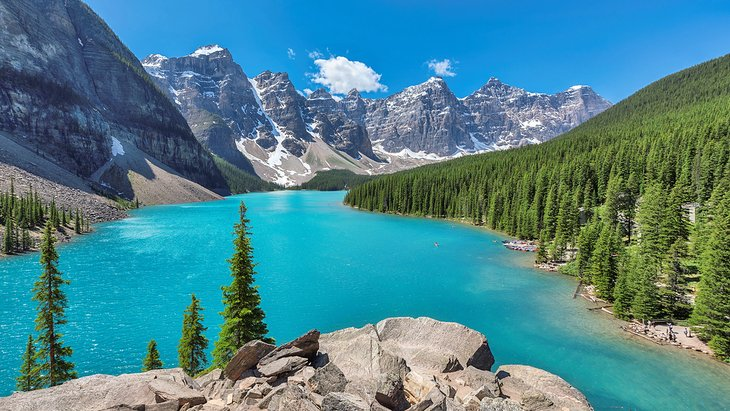
#> input picture image_dataset/canada-best-lakes-moraine-lake.jpg, 730 x 411 px
$ python img_filter_ga.py
#> lines starting #> are read from the running program, lines starting #| are printed output that depends on the picture; long printed decimals are rounded
'''
Load image
Convert into vector

Transform image into grayscale
Convert image to vector

create NN with weights (more info below )

Let the GA choose the weights
 - fitness function: Min distance of Individual to grayscale vector

Objective is create a NN that adds grayscale filter.
'''


from PIL import Image
import numpy as np
import random


def img2flat_arr(image_jpg):
    global shape,flat_arr
    arr = np.array(original_image)
    shape = arr.shape
    flat_arr = arr.ravel()
    return flat_arr


# [14 lines left out: functions flat_arr2img, save_list, not called in this run]

class img():
    def __init__(self, image):
        global shape,original_flat_arr,gray_scale_flat_arr
        #original
        self.original = image
        original_flat_arr = img2flat_arr(image) #initial image
        self.original_flat_arr = original_flat_arr
        self.shape = shape
        #gray scale
        self.gray_scale = image.convert('LA')
        gray_scale_flat_arr = img2flat_arr( self.gray_scale) #target
        self.gray_scale_flat_arr = gray_scale_flat_arr
    def save_original_img(self):
        self.original.save('image_dataset/original_img.png')
    def show_original_img(self):
        self.original.show()
    #GRAY SCALE
    def save_gray_scale_img(self):
        self.gray_scale.save('image_dataset/gray_scale_img.png')
    def show_gray_scale_img(self):
        self.gray_scale.show()

class individual():
    def __init__(self):
        global shape,original_flat_arr,gray_scale_flat_arr
        self.shape = shape
        self.origin = original_flat_arr #origin = original from class img
        self.target_arr = gray_scale_flat_arr # target = gray_scale from class img
        self.len_flat_arr = len(self.origin)
        # self.w1, self.w2, self.w3=np.arange(0,1,0.0001),np.arange(0,1,0.0001),np.arange(0,1,0.0001)
        self.w1, self.w2, self.w3=random.uniform(0, 1),random.uniform(0, 1),random.uniform(0, 1)
        self.index_w1 = np.random.randint(2, size=len(self.origin))
        self.index_w2 = np.random.randint(2, size=len(self.origin))
        self.index_w3 = np.random.randint(2, size=len(self.origin))
        self.individual_output_img()
        self.fitness_score()
        self.individual_flat_arr2img()
    def individual_output_img(self):
        individual_flat_arr_img = self.w1*self.origin[self.index_w1]+self.w2*self.origin[self.index_w2]+self.w3*self.origin[self.index_w3]
        self.individual_flat_arr_img = individual_flat_arr_img
        return self.individual_flat_arr_img
    def fitness_score(self):
        # self.fitness = self.individual_flat_arr_img -self.target_arr #vector
        # self.fitness = distance.euclidean(ind1.individual_flat_arr_img,ind1.target_arr)
        self.fitness =  np.linalg.norm(self.individual_flat_arr_img -self.target_arr)
        return self.fitness
    def individual_flat_arr2img(self):
        '''
        Returning back to image from flat array and shape
        '''
        output_arr = np.asarray(self.individual_flat_arr_img).reshape(self.shape)
        # output_individual_image = Image.fromarray(output_arr)
        output_individual_image = Image.fromarray((output_arr * 255).astype(np.uint8))
        self.output_individual_image = output_individual_image
        return self.output_individual_image
    def save_ind_output_img(self):
        self.output_individual_image.save('image_dataset/individual_image.png')
    def show_ind_output_img(self):
        self.output_individual_image.show()
    # [15 lines left out: function save_weights_and_indexes, not called in this run]


#loading Images
original_image = Image.open('image_dataset/canada-best-lakes-moraine-lake.jpg')
#> original_image is the input picture: PIL image 730x411 RGB; mean R, G, B 75.4, 132.4, 142.3

# [11 lines of commented-out code are left out]
def mutate(individual):
    print('NOT MUTATED Index: ',len(individual.index_w1),len(individual.index_w2),len(individual.index_w3))
    population = []
    prob1 = random.uniform(0, 1)
    if prob1>0.6:
        if  individual.w1<=0.9995:
            # individual.mutated_w1 = individual.w1[index]+0.0005
            w1_mutated = individual.w1+0.0005
        else:
            # individual.mutated_w1 = individual.w1[index]-0.0005
            w1_mutated = individual.w1-0.0005
    else:
        w1_mutated = individual.w1
    prob2 = random.uniform(0, 1)
    if prob2>0.6:
        if  individual.w2<=0.9995:
            # individual.mutated_w1 = individual.w1[index]+0.0005
            w2_mutated = individual.w2+0.0005
        else:
            # individual.mutated_w1 = individual.w1[index]-0.0005
            w2_mutated = individual.w2-0.0005
    else:
        w2_mutated = individual.w2
    prob3 = random.uniform(0, 1)
    if prob3>0.6:
        if  individual.w3<=0.9995:
            # individual.mutated_w1 = individual.w1[index]+0.0005
            w3_mutated = individual.w3+0.0005
        else:
            # individual.mutated_w1 = individual.w1[index]-0.0005
            w3_mutated = individual.w3-0.0005
    else:
        w3_mutated = individual.w3
    iw1_list = []
    for index_weight in individual.index_w1:
        prob = random.uniform(0, 1)
        if prob>0.6:
            if index_weight==0:
                iw1_list.append(1)
            else:
                iw1_list.append(0)
        else:
            iw1_list.append(index_weight)
    iw2_list = []
    for index_weight in individual.index_w2:
        prob = random.uniform(0, 1)
        if prob>0.6:
            if index_weight==0:
                iw2_list.append(1)
            else:
                iw2_list.append(0)
        else:
            iw2_list.append(index_weight)
    iw3_list = []
    for index_weight in individual.index_w3:
        prob = random.uniform(0, 1)
        if prob>0.6:
            if index_weight==0:
                iw3_list.append(1)
            else:
                iw3_list.append(0)
        else:
            iw3_list.append(index_weight)
    # print(w1_mutated,w2_mutated,w3_mutated,iw1_list,iw2_list,iw3_list)
    print('MUTATED Index: ',len(iw1_list),len(iw2_list),len(iw3_list))
    new_ind = new_individual(w1=w1_mutated,w2=w2_mutated,w3=w3_mutated,index_w1=iw1_list,index_w2=iw2_list,index_w3=iw3_list)
    population.append(new_ind)
    return population


class new_individual():
    def __init__(self,w1,w2,w3,index_w1,index_w2,index_w3):
        global shape,original_flat_arr,gray_scale_flat_arr
        self.shape = shape
        self.origin = original_flat_arr #origin = original from class img
        # print('original_flat_arr: ',original_flat_arr)
        self.target_arr = gray_scale_flat_arr # target = gray_scale from class img
        self.len_flat_arr = len(self.origin)
        self.w1, self.w2, self.w3=w1,w2,w3
        self.index_w1,self.index_w2,self.index_w3 = index_w1,index_w2,index_w3
        print('new_individual: ',len(index_w1),len(index_w2),len(index_w3))
        # print( index_w1,index_w2,index_w3)
        self.individual_output_img()
        self.fitness_score()
        self.individual_flat_arr2img()
    def individual_output_img(self):
        individual_flat_arr_img = self.w1*self.origin[self.index_w1]+self.w2*self.origin[self.index_w2]+self.w3*self.origin[self.index_w3]
        # print('individual_flat_arr_img: ',individual_flat_arr_img)
        self.individual_flat_arr_img = individual_flat_arr_img
        return self.individual_flat_arr_img
    def fitness_score(self):
        # self.fitness = self.individual_flat_arr_img -self.target_arr #vector
        # self.fitness = distance.euclidean(ind1.individual_flat_arr_img,ind1.target_arr)
        self.fitness =  np.linalg.norm(self.individual_flat_arr_img -self.target_arr)
        print(self.fitness)
        return self.fitness
    def individual_flat_arr2img(self):
        '''
        Returning back to image from flat array and shape
        '''
        print('shape: ',shape)
        output_arr = np.asarray(self.individual_flat_arr_img).reshape(self.shape)
        # print('output_arr: ',output_arr)
        # output_individual_image = Image.fromarray(output_arr)
        output_individual_image = Image.fromarray((output_arr * 255).astype(np.uint8))
        # print('output_individual_image: ', output_individual_image)
        self.output_individual_image = output_individual_image
        return self.output_individual_image
    def save_ind_output_img(self):
        self.output_individual_image.save('image_dataset/individual_image.png')
    def show_ind_output_img(self):
        self.output_individual_image.show()
    # [15 lines left out: function save_weights_and_indexes, not called in this run]


# #cross-over

# #Tests for img class
# img = img(original_image)
# img.show_original_img()
# img.show_gray_scale_img()
# img.original
# img.original_flat_arr
# img.gray_scale
# img.gray_scale_flat_arr
# img.shape

# #tests for individual class
# ind1 = individual()
# ind1.individual_output_img()
# ind1.fitness_score()
# ind1.individual_flat_arr2img()
# ind1.individual_output_img()
# ind1.show_ind_output_img
# np.linalg.norm(ind1.individual_flat_arr_img -ind1.target_arr)
# from scipy.spatial import distance
# distance.euclidean(ind1.individual_flat_arr_img,ind1.target_arr)

# print(len(ind1.index_w1))
# print(len(ind1.w1))

img = img(original_image)
#> in __init__, `self.gray_scale = image.convert('LA')`:
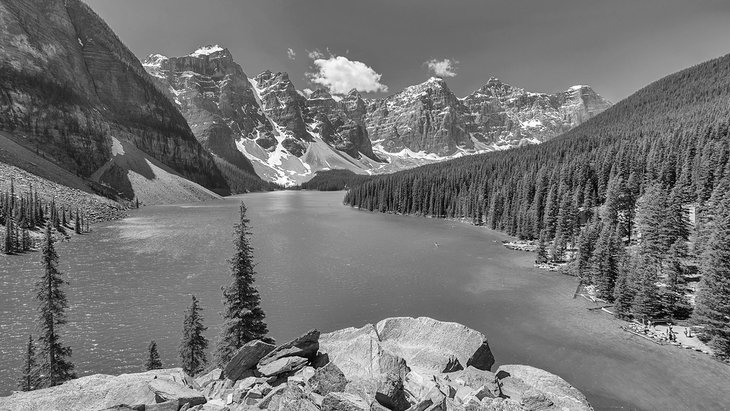
#> self.gray_scale: PIL image 730x411 LA; mean R, G, B, A 116.5, 116.5, 116.5, 255
ind_test = individual()
#> in __init__, `self.len_flat_arr = len(self.origin)`: self.len_flat_arr = 900090
#> in fitness_score, `self.fitness =  np.linalg.norm(self.individual_flat_arr_img -self.targ..`: self.fitness = 70858.7
#> in individual_flat_arr2img, `output_arr = np.asarray(self.individual_flat_arr_img).reshape(self.sha..`:
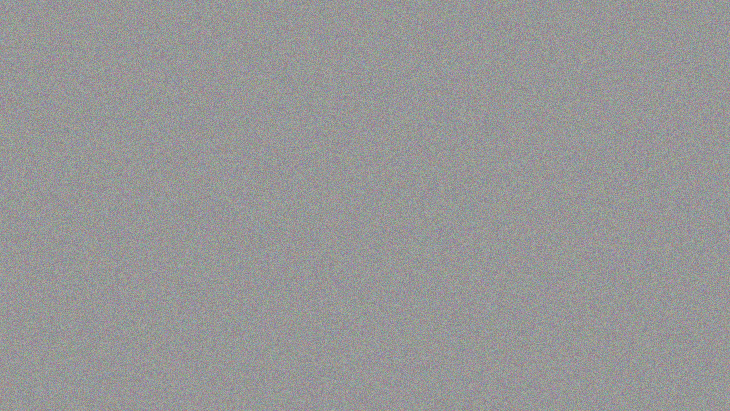
#> output_arr: shape (411, 730, 3) float64; mean of channels 0, 1, 2 151.7, 151.7, 151.7; drawn as R, G, B
#> in individual_flat_arr2img, `output_individual_image = Image.fromarray((output_arr * 255).astype(np..`:
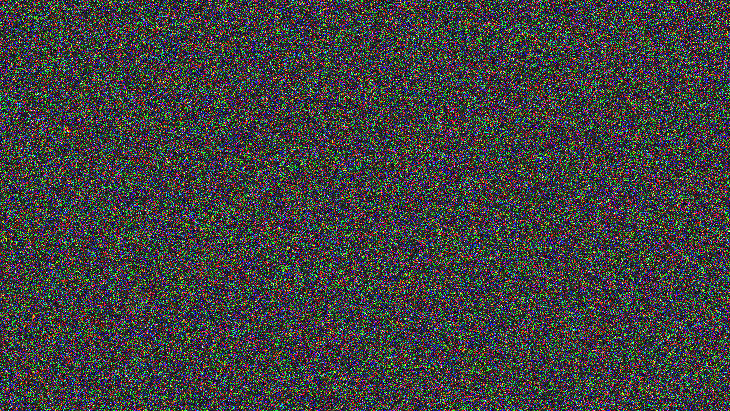
#> output_individual_image: PIL image 730x411 RGB; mean R, G, B 64.5, 64.6, 64.6
# np.linalg.norm(ind_test.individual_flat_arr_img -ind_test.target_arr)
w1,w2,w3 = ind_test.w1, ind_test.w2, ind_test.w3
index_w1,index_w2,index_w3 = ind_test.index_w1,ind_test.index_w2,ind_test.index_w3
n_ind_set_param = new_individual(w1,w2,w3,index_w1,index_w2,index_w3)
#| new_individual:  900090 900090 900090
#| 70858.692
#| shape:  (411, 730, 3)
new_population = mutate(n_ind_set_param)
#| NOT MUTATED Index:  900090 900090 900090
#> the loop in mutate, `for index_weight in individual.index_w1:` made 900090 passes
#> (index_weight, prob) on passes 3 to 5: (1, 0.477), (0, 0.583), (1, 0.908)
#> after the loop in mutate, `for index_weight in individual.index_w1:`: iw1_list = 900090 items
#> the loop in mutate, `for index_weight in individual.index_w2:` made 900090 passes
#> (index_weight, prob) on passes 2 to 4: (0, 0.875), (1, 0.549), (0, 0.766)
#> the loop in mutate, `for index_weight in individual.index_w3:` made 900090 passes
#> (index_weight, prob) on passes 3 to 5: (1, 0.997), (0, 0.452), (0, 0.917)
#| MUTATED Index:  900090 900090 900090
#| new_individual:  900090 900090 900090
#| 70855.765
#| shape:  (411, 730, 3)
#> in individual_flat_arr2img (call 2), `output_arr = np.asarray(self.individual_flat_arr_img).reshape(self.sha..`:
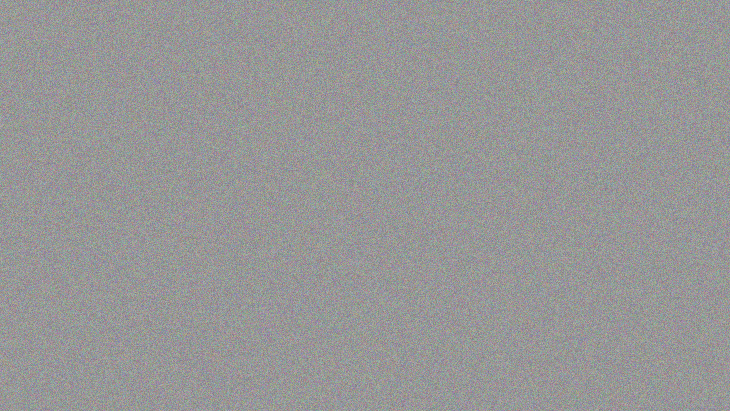
#> output_arr: shape (411, 730, 3) float64; mean of channels 0, 1, 2 151.7, 151.7, 151.7; drawn as R, G, B
#> in individual_flat_arr2img (call 2), `output_individual_image = Image.fromarray((output_arr * 255).astype(np..`:
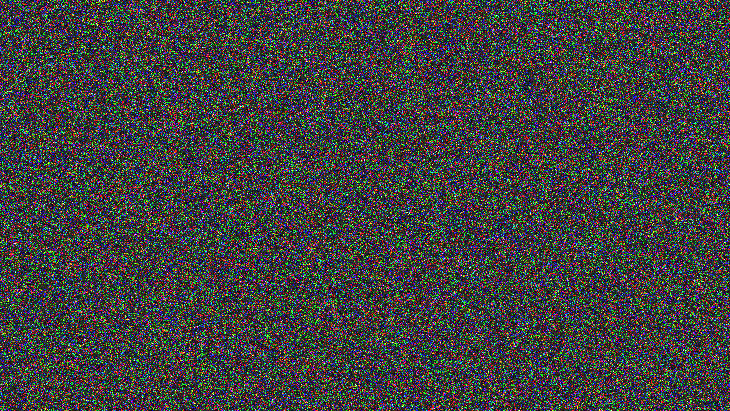
#> output_individual_image: PIL image 730x411 RGB; mean R, G, B 64.4, 64.6, 64.3
#> new_population = 1 item


n_ind_set_param.index_w2
len(n_ind_set_param.index_w2)
for ind in n_ind_set_param.index_w2:
    print(ind)
    break
#> this loop made 1 pass
#| 0
new_population = mutate(ind_test)
#| NOT MUTATED Index:  900090 900090 900090
#> the loop in mutate (call 2), `for index_weight in individual.index_w1:` made 900090 passes
#> (index_weight, prob) on passes 3 to 5: (1, 0.715), (0, 0.817), (1, 0.461)
#> the loop in mutate (call 2), `for index_weight in individual.index_w2:` made 900090 passes
#> (index_weight, prob) on passes 2 to 4: (0, 0.44), (1, 0.136), (0, 0.895)
#> the loop in mutate (call 2), `for index_weight in individual.index_w3:` made 900090 passes
#> (index_weight, prob) on passes 3 to 5: (1, 0.286), (0, 0.786), (0, 0.19)
#| MUTATED Index:  900090 900090 900090
#| new_individual:  900090 900090 900090
#| 70849.677
#| shape:  (411, 730, 3)
#> in individual_flat_arr2img (call 3), `output_arr = np.asarray(self.individual_flat_arr_img).reshape(self.sha..`:
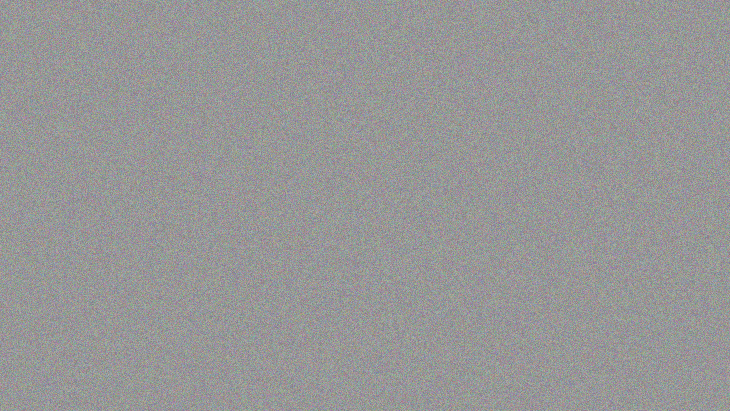
#> output_arr: shape (411, 730, 3) float64; mean of channels 0, 1, 2 151.7, 151.7, 151.7; drawn as R, G, B
#> in individual_flat_arr2img (call 3), `output_individual_image = Image.fromarray((output_arr * 255).astype(np..`:
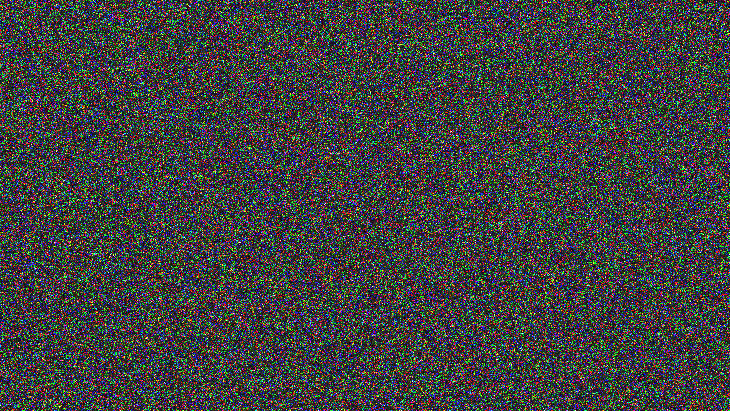
#> output_individual_image: PIL image 730x411 RGB; mean R, G, B 64.5, 64.6, 64.7

#TODO
'''
-Create the generation
-Create the selection function
-mutation
https://towardsdatascience.com/simple-genetic-algorithm-by-a-simple-developer-in-python-272d58ad3d19
'''


#Create weights
'''
#original_image * weight = gray_scale_image

#This weights probably need in genetic form?

# we could let the "network" decide what to multiply

w1* [random indexis of the original image] + w2* [random indexis of the original image] + w3* [random indexis of the original image]. Also, W can assume random value from 0 to 1.

The objective is the NN learn that the value it needs to assume is Y = 0.2125 R + 0.7154 G + 0.0721 B
https://stackoverflow.com/questions/12201577/how-can-i-convert-an-rgb-image-into-grayscale-in-python

'''
#Create fitness function
    #Min dist(individual, gray_scale_imag)

#Create individuals
    #mutation+ crossover

#Create selection mechanism

#iterate
